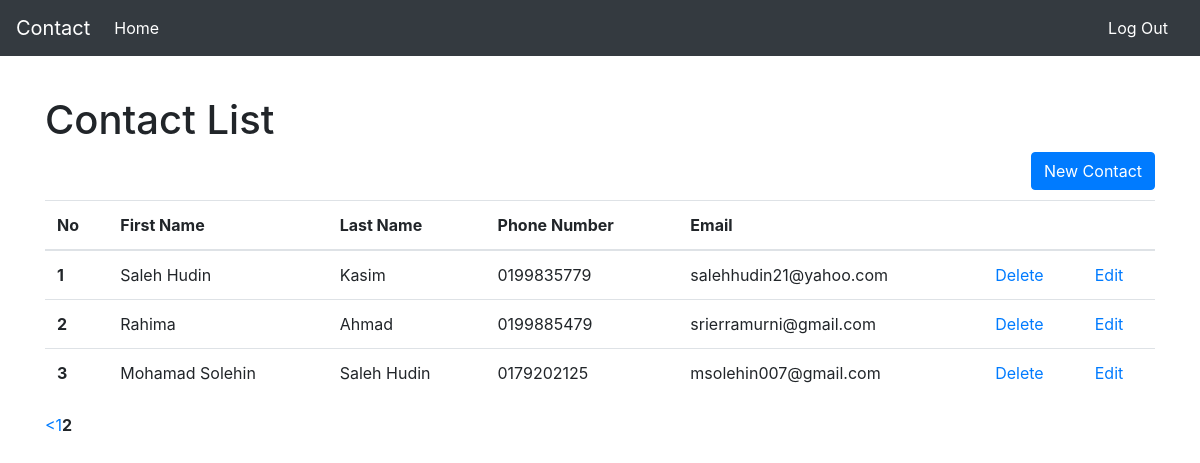
Page /CodeIgniter/main/10 on the committed database.
### tables this page shows
CREATE TABLE `tbl_contact` (
  `id` int(11) NOT NULL,
  `c_fname` varchar(50) NOT NULL,
  `c_lname` varchar(50) NOT NULL,
  `c_mobileNo` varchar(22) NOT NULL,
  `c_email` varchar(200) NOT NULL
);

### CodeIgniter/application/controllers/main.php (called while the page is built, shortened)
<?php
class Main extends CI_Controller {
    public function __construct() {
        $this->load->helper('url');
        $this->load->model('main_model');
        $this->load->library("pagination");
    }
    public function index()
    {
        $config = array();
        $config["base_url"] = base_url() . "main";
        $config["total_rows"] = $this->main_model->get_count();
        $config["per_page"] = 10;
        $config["uri_segment"] = 2;
        $this->pagination->initialize($config);
        $page = ($this->uri->segment(2)) ? $this->uri->segment(2) : 0;
        $data["links"] = $this->pagination->create_links();
        $data['fetch_data'] = $this->main_model->get_authors($config["per_page"], $page);
        $this->load->view('main_view', $data);
    }
}

### CodeIgniter/index.php (called while the page is built, shortened)
<?php
require_once BASEPATH.'core/CodeIgniter.php';

### CodeIgniter/application/models/main_model.php (called while the page is built, shortened)
<?php
class Main_model extends CI_Model
{
    protected $table = 'tbl_contact';
    public function get_authors($limit, $start) {
        $this->db->limit($limit, $start);
        $query = $this->db->get($this->table);
        return $query->result();
    }
}

### CodeIgniter/application/views/main_view.php (the view, shortened to what this page needs)
<!doctype html>
<html lang="en">
  <head>
    <link rel="stylesheet" href="https://maxcdn.bootstrapcdn.com/bootstrap/4.0.0/css/bootstrap.min.css">
  </head>
  <body>
    <nav class="navbar navbar-expand-md navbar-dark bg-dark fixed-top">
      <a class="navbar-brand" href="">Contact</a>
      <div class="collapse navbar-collapse" id="navbarsExampleDefault">
        <ul class="navbar-nav mr-auto">
          <li class="nav-item active">
            <a class="nav-link" href="">Home <span class="sr-only">(current)</span></a>
          </li>
        </ul>
          <a class="nav-link text-white" href="<?php echo base_url(); ?>login/logout">Log Out</a>
      </div>
    </nav>
    <main role="main" class="container">
      <div class="starter-template">
	  	<br><br><br><br>
        <h1>Contact List</h1>
        <button type="button" class="btn btn-primary float-right" data-toggle="modal" data-target="#newContactModal">
          New Contact
        </button><br><br>
        <table class="table text-left">
          <thead>
            <tr>
            <th scope="col">No</th>
            <th scope="col">First Name</th>
            <th scope="col">Last Name</th>
            <th scope="col">Phone Number</th>
            <th scope="col">Email</th>
            <th colspan="2"></th>
            </tr>
          </thead>
          <tbody>
            <?php
            $count = 1;
            if($count > 0)
            {
              foreach($fetch_data as $row)
              {
            ?>
              <tr>
                <th scope="row"><?php echo $count; ?></th>
                <td><?php echo $row->c_fname; ?></td>
                <td><?php echo $row->c_lname; ?></td>
                <td><?php echo $row->c_mobileNo; ?></td>
                <td><?php echo $row->c_email; ?></td>
                <td><a href="#" class="delete_data" id="<?php echo $row->id; ?>">Delete</a></td>
                <td><a href="<?php echo base_url(); ?>main/update_data/<?php echo $row->id; ?>" class="update_data" id="<?php echo $row->id; ?>">Edit</a></td>
              </tr>
            <?php
              $count++;
              }
            }
            else{
            ?>
              <tr>
                  <td>No data found!</td>
              </tr>
            <?php
            }
            ?>
          </tbody>
        </table>
        <p><?php echo $links; ?></p>
      </div>
    </main>
  </body>
</html>

### rows in the picture
tbl_contact: c_fname "Saleh Hudin", c_lname "Kasim", c_mobileNo "0199835779", c_email "salehhudin21@yahoo.com"
tbl_contact: c_fname "Rahima", c_lname "Ahmad", c_mobileNo "0199885479", c_email "srierramurni@gmail.com"
tbl_contact: c_fname "Mohamad Solehin", c_lname "Saleh Hudin", c_mobileNo "0179202125", c_email "msolehin007@gmail.com"

### other values in the picture
$links "< 1 2"
